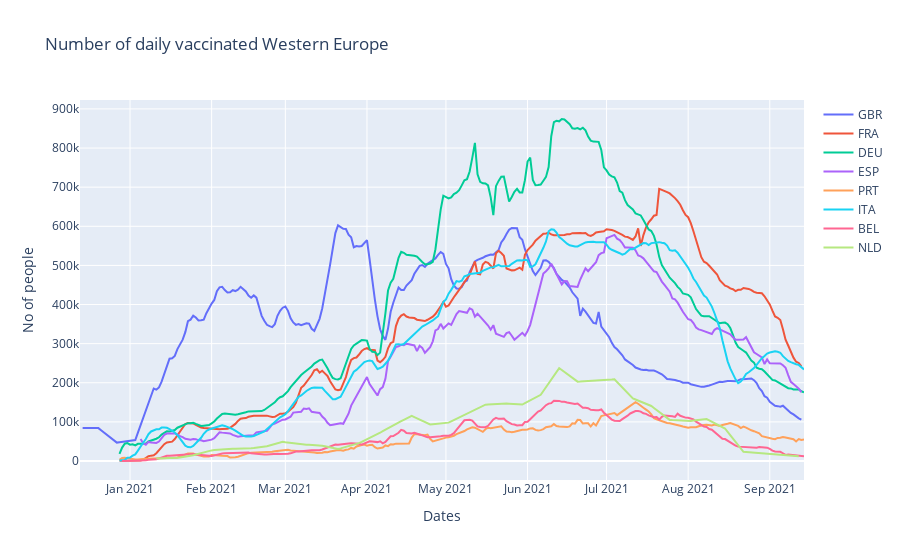

The notebook cell this image was saved under:
### Markdown cell above
We can see that the number of vaccinations in the countries we are looking is decreasing let's look at some european countries to see if they are increasing the number of daily vaccines.

### Code cell
fig = go.Figure()
for i in range(len(iso_w_eu)):
    fig.add_trace(go.Scatter(x=dfs_eu[i]['date'], y=dfs_eu[i]['daily_vaccinations'],
                    mode='lines',
                    name=iso_w_eu[i]))
fig.update_layout(title='Number of daily vaccinated Western Europe',
                   xaxis_title='Dates',
                   yaxis_title='No of people')
fig.show()

### Figure 1 — Plotly figure (JSON) as saved in the notebook; plotly's stock layout.template omitted (floating-point values rounded to 4 significant figures; data arrays with more than 128 entries replaced by an {"elided": "..."} marker saying what was removed)
{"data": [{"mode": "lines", "name": "GBR", "type": "scatter", "x": {"elided": "275 str values"}, "y": {"elided": "275 float values"}}, {"mode": "lines", "name": "FRA", "type": "scatter", "x": {"elided": "261 str values"}, "y": {"elided": "261 float values"}}, {"mode": "lines", "name": "DEU", "type": "scatter", "x": {"elided": "262 str values"}, "y": {"elided": "262 float values"}}, {"mode": "lines", "name": "ESP", "type": "scatter", "x": {"elided": "253 str values"}, "y": {"elided": "253 float values"}}, {"mode": "lines", "name": "PRT", "type": "scatter", "x": {"elided": "262 str values"}, "y": {"elided": "262 float values"}}, {"mode": "lines", "name": "ITA", "type": "scatter", "x": {"elided": "262 str values"}, "y": {"elided": "262 float values"}}, {"mode": "lines", "name": "BEL", "type": "scatter", "x": {"elided": "261 str values"}, "y": {"elided": "261 float values"}}, {"mode": "lines", "name": "NLD", "type": "scatter", "x": {"elided": "246 str values"}, "y": {"elided": "246 float values"}}], "layout": {"title": {"text": "Number of daily vaccinated Western Europe"}, "xaxis": {"title": {"text": "Dates"}}, "yaxis": {"title": {"text": "No of people"}}}}
